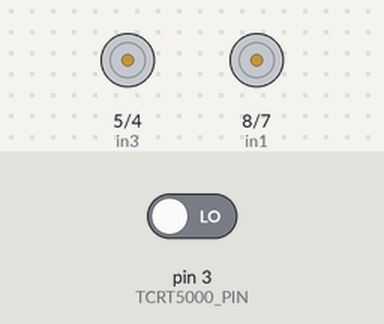
A sketch run on a simulated Arduino Uno, built with avr-gcc and run on an emulated ATmega328P. On the bench: motor-driver pin pairs drawn as motors (green arrow = first pin HIGH = forward, orange = second pin HIGH = backward, longer = more drive). The test bench sets the inputs (shaded band); at power-on: pin 3 (TCRT5000_PIN) LOW. What the sketch prints to the serial monitor is not drawn.

Above: at 2.5 s.
At 7.5 s:
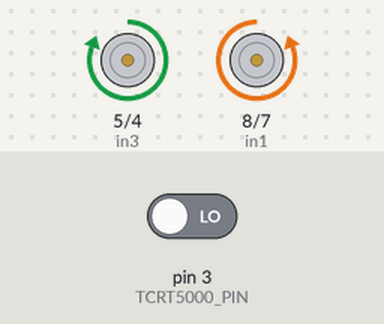
Timing chart, 0 to 13.1 s (numbered marks = the images above):
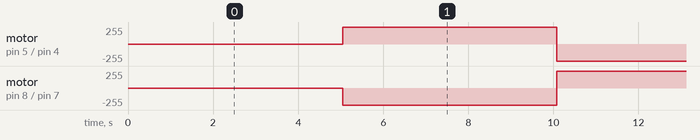

The sketch:

encoder_test.ino
```cpp
// --- Motor Control Pins (from your existing motor code) ---
// Motor A connections
// enA is the Enable pin for Motor A. With the jumper on, it's always HIGH (enabled).
// So, we don't need to control it from the Arduino for basic operation.
int in1 = 8; // Input 1 for Motor A direction
int in2 = 7; // Input 2 for Motor A direction

// Motor B connections
// enB is the Enable pin for Motor B. With the jumper on, it's always HIGH (enabled).
// So, we don't need to control it from the Arduino for basic operation.
int in3 = 5; // Input 1 for Motor B direction
int in4 = 4; // Input 2 for Motor B direction

// --- TCRT5000 Sensor Pin (from your existing sensor code) ---
// Connect the DIGITAL output (D0) of TCRT5000 module to Arduino's Digital Pin 2.
const int TCRT5000_PIN = 3; // Using Digital Pin 2 as specified

// --- Variables for Motor Timing ---
// This will help us control how long the motor runs in one direction
unsigned long motorRunStartTime = 0; // Stores the time when motor started
const long motorRunDuration = 5000;  // Run motors for 5 seconds (5000 milliseconds)

// --- State variable for motor direction ---
// 0 = Forward, 1 = Backward, 2 = Stopped
int motorDirectionState = 0;

void setup() {
  // --- Motor Setup ---
  // Set all the motor control pins to outputs
  pinMode(in1, OUTPUT);
  pinMode(in2, OUTPUT);
  pinMode(in3, OUTPUT);
  pinMode(in4, OUTPUT);

  // Turn off motors - Initial state
  // By setting both direction pins LOW, the motor is effectively off.
  digitalWrite(in1, LOW);
  digitalWrite(in2, LOW);
  digitalWrite(in3, LOW);
  digitalWrite(in4, LOW);

  // --- Sensor Setup ---
  // Set the TCRT5000 sensor pin as an INPUT
  pinMode(TCRT5000_PIN, INPUT);

  // Initialize serial communication at 9600 bits per second:
  Serial.begin(9600);
  Serial.println("Robot Test: Motors Running & TCRT5000 Digital Reading");
  Serial.println("--------------------------------------------------");

  // Record the start time for the first motor run
  motorRunStartTime = millis();
}

void loop() {
  // --- Motor Control Logic ---
  // Check if it's time to change motor direction or stop
  if (millis() - motorRunStartTime >= motorRunDuration) {
    // Time to change state!

    // Transition to the next state
    motorDirectionState++;
    if (motorDirectionState > 1) { // We have 0 (Forward), 1 (Backward), so reset to 0 after 1
      motorDirectionState = 0;
    }

    // Update motor direction based on the new state
    if (motorDirectionState == 0) {
      // Motors Forward
      Serial.println("Motors: FORWARD");
      digitalWrite(in1, HIGH); // Motor A forward
      digitalWrite(in2, LOW);
      digitalWrite(in3, LOW);  // Motor B forward
      digitalWrite(in4, HIGH);
    } else if (motorDirectionState == 1) {
      // Motors Backward
      Serial.println("Motors: BACKWARD");
      digitalWrite(in1, LOW);  // Motor A backward
      digitalWrite(in2, HIGH);
      digitalWrite(in3, HIGH); // Motor B backward
      digitalWrite(in4, LOW);
    }

    // Reset the timer for the new state
    motorRunStartTime = millis();
  }

  // --- TCRT5000 Digital Sensor Reading ---
  // This part runs continuously in the loop, regardless of motor state changes.
  int sensorValue = digitalRead(TCRT5000_PIN); // Read the digital value (HIGH or LOW)

  // Print the sensor value to the Serial Monitor:
  Serial.print("Sensor Value (Digital): ");
  Serial.println(sensorValue); // Will print 0 or 1

  // Small delay to make sensor readings readable without overwhelming serial
  delay(50); // Read every 50 milliseconds
}
```

Measured:
- by itself, motor on pin 5 (in3) / pin 4 (in4), motor on pin 8 (in1) / pin 7 (in2): alternates forward 255/255 for 5.0 s and backward 255/255 for 5.0 s
